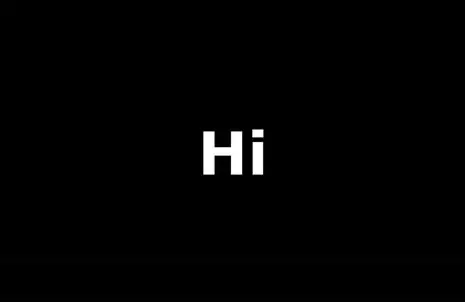
#> input picture image/sample.png, 465 x 302 px; its folder holds only this picture in this run
$ python batch_ocr_to_csv.py
#> lines starting #> are read from the running program, lines starting #| are printed output that depends on the picture; after the words box and inside, x2 and y2 are one past the last pixel; in counts of white or black regions, pixels touching at a corner belong together
#> in process_file, orig is the input picture: shape (302, 465, 3); mean B, G, R 2.9, 2.9, 2.9
# batch_ocr_to_csv.py
import cv2, os, csv
import pytesseract
from pathlib import Path
import numpy as np
from pytesseract import Output

IMG_DIR = Path("image")
OUT_DIR = IMG_DIR / "ocr_outputs"
OUT_DIR.mkdir(parents=True, exist_ok=True)
CSV_PATH = OUT_DIR / "ocr_results.csv"

EXTS = {".png", ".jpg", ".jpeg"}
PSM_TRY = [6, 7, 3]   # order to try; choose the first non-empty result

def preprocess(img):
    # img: BGR color image -> returns binary cleaned image
    if img is None:
        return None
    gray = cv2.cvtColor(img, cv2.COLOR_BGR2GRAY) if img.ndim == 3 else img.copy()
    # upscale if small
    h, w = gray.shape
#> h = 302; w = 465
    if max(h,w) < 1000:
        gray = cv2.resize(gray, None, fx=1.5, fy=1.5, interpolation=cv2.INTER_LINEAR)
#> gray: shape (453, 698)
    # auto invert if needed
    _, otsu = cv2.threshold(gray, 0, 255, cv2.THRESH_BINARY + cv2.THRESH_OTSU)
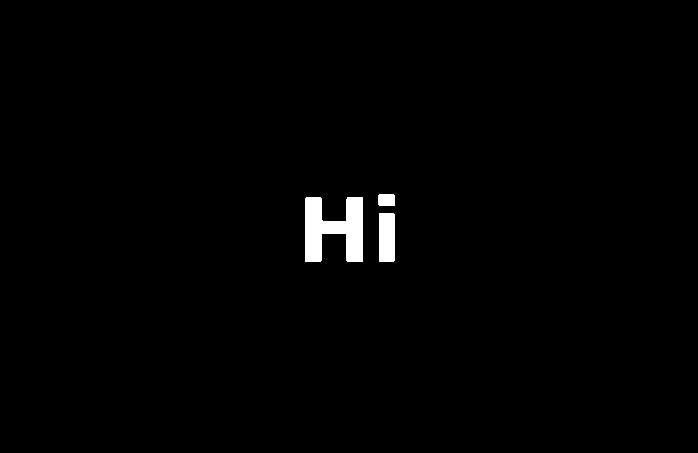
#> otsu: shape (453, 698); 1.1% white; 3 white regions, box (x1, y1, x2, y2) and area: (305, 197, 363, 262) 2517, (379, 213, 395, 262) 782, (378, 194, 395, 206) 201
    white_frac = (otsu == 255).sum() / otsu.size
#> white_frac = 0.0111
    if white_frac < 0.5:
        gray = cv2.bitwise_not(gray)
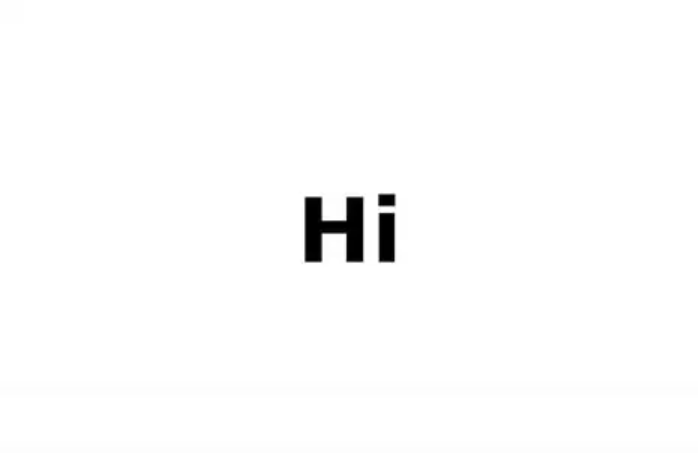
#> gray: shape (453, 698); min 0, max 255, mean 252.1
    # contrast and denoise
    clahe = cv2.createCLAHE(clipLimit=3.0, tileGridSize=(8,8))
    gray = clahe.apply(gray)
    gray = cv2.GaussianBlur(gray, (3,3), 0)
    # binarize + close
    _, thresh = cv2.threshold(gray, 0, 255, cv2.THRESH_BINARY + cv2.THRESH_OTSU)
#> thresh: shape (453, 698); 98.9% white; 3 black regions, box (x1, y1, x2, y2) and area: (305, 197, 363, 262) 2517, (379, 213, 395, 262) 781, (378, 194, 395, 206) 201
    kernel = cv2.getStructuringElement(cv2.MORPH_RECT, (3,3))
    clean = cv2.morphologyEx(thresh, cv2.MORPH_CLOSE, kernel, iterations=1)
    return clean

def annotate_and_save_boxes(orig_color, out_path, cfg="--oem 3 --psm 6"):
    data = pytesseract.image_to_data(orig_color, output_type=Output.DICT, config=cfg)
    img = orig_color.copy()
    for i, txt in enumerate(data['text']):
        t = txt.strip()
        if not t:
            continue
        x,y,w,h = data['left'][i], data['top'][i], data['width'][i], data['height'][i]
        cv2.rectangle(img, (x,y), (x+w, y+h), (0,255,0), 2)
    cv2.imwrite(str(out_path), img)

def process_file(path: Path):
    orig = cv2.imread(str(path))
    if orig is None:
        return (path.name, None, "")
    pre = preprocess(orig)
    pre_path = OUT_DIR / f"{path.stem}_pre.png"
    cv2.imwrite(str(pre_path), pre)
    chosen_psm = None
    chosen_text = ""
    for psm in PSM_TRY:
        cfg = f"--oem 3 --psm {psm}"
        text = pytesseract.image_to_string(pre, config=cfg).strip()
        if text:
            chosen_psm = psm
            chosen_text = text
            break
    # If still empty, save last attempt psm for traceability
    if chosen_psm is None:
        chosen_psm = PSM_TRY[0]
    # save annotated boxes on original (for context)
    boxes_out = OUT_DIR / f"{path.stem}_boxes.png"
    annotate_and_save_boxes(orig, boxes_out, cfg=f"--oem 3 --psm {chosen_psm}")
    return (path.name, chosen_psm, chosen_text)

def main():
    files = [p for p in sorted(IMG_DIR.iterdir()) if p.suffix.lower() in EXTS and p.parent != OUT_DIR]
    if not files:
        print("No input images found in 'image/'")
        return
    rows = []
    for p in files:
        print("Processing:", p.name)
        fn, psm, txt = process_file(p)
        rows.append((fn, psm, txt.replace("\n", " ").strip()))
        print(f" -> {fn}  psm={psm}  len(text)={len(txt)}")
    # write CSV
    with open(CSV_PATH, "w", newline="", encoding="utf-8") as f:
        writer = csv.writer(f)
        writer.writerow(["filename","psm","text"])
        for r in rows:
            writer.writerow(r)
    print("Saved CSV:", CSV_PATH)
    print("All outputs in:", OUT_DIR)

if __name__ == "__main__":
    main()
#> (the call stopped at in process_file, `text = pytesseract.image_to_string(pre, config=cfg).strip()`: pytesseract is not available in this run)
